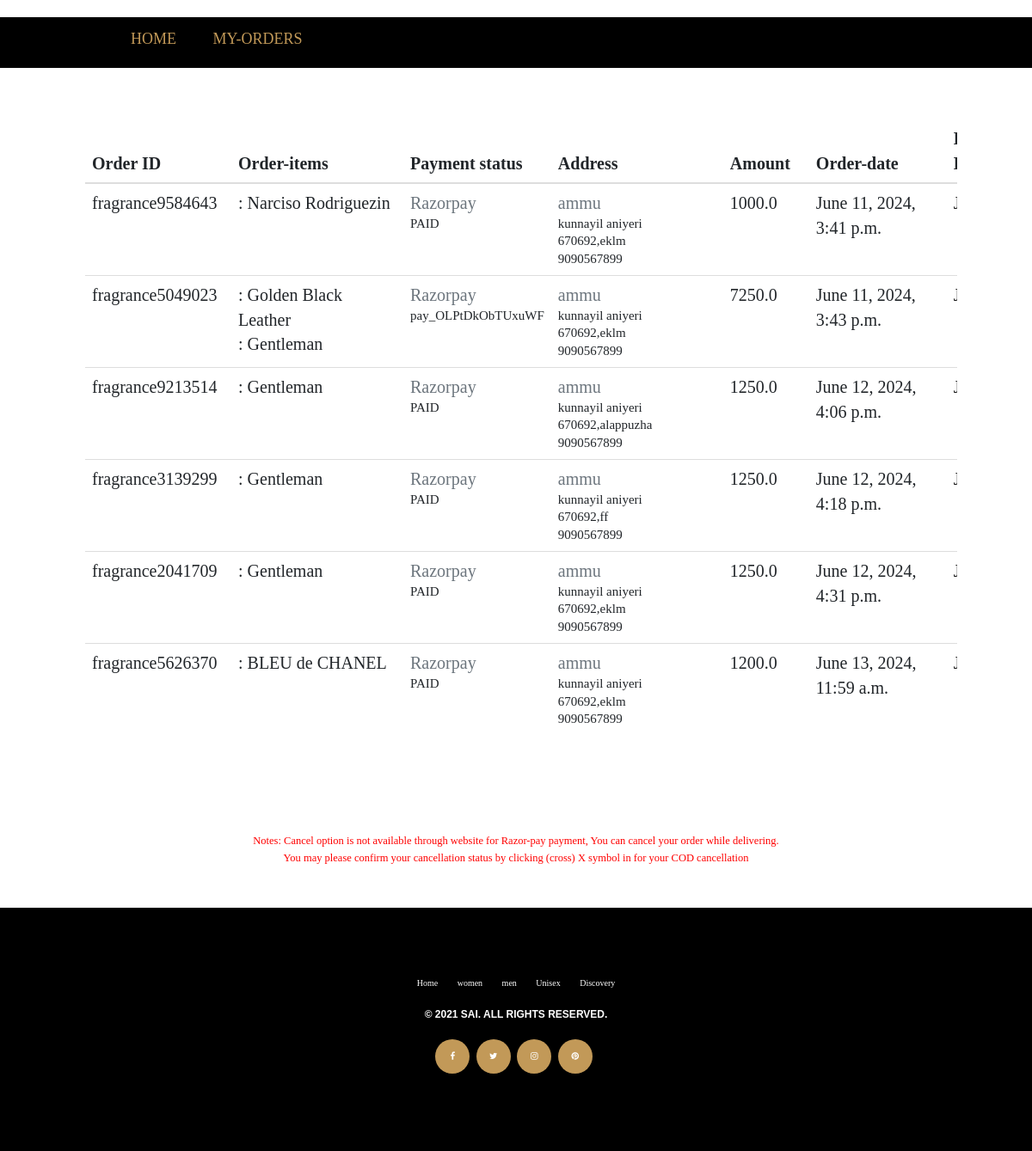
Page /myorder (signed in) on the committed database.
### app1/models.py (models this page shows, shortened)
class order(models.Model):
    user = models.ForeignKey(register, on_delete=models.CASCADE)
    quant=models.IntegerField(default=1)
    tprice=models.FloatField()
    saddress=models.CharField(max_length=80)
    sstate=models.CharField(max_length=20)
    sdistrict=models.CharField(max_length=20)
    spincode=models.IntegerField()
    sphone=models.IntegerField()
    nname=models.CharField(default='', max_length=30)
    payment_mode = models.CharField(max_length=150, null=False)
    payment_id = models.CharField(max_length=150, null=True, default=00000)
    created_at = models.DateTimeField(default=datetime.datetime.now)
    updated_at = models.DateField()
    orderstatus = (
        ('Pending', 'Pending'),
        ('Shipped', 'Shipped'),
        ('Out for Delivery', 'Out for Delivery'),
        ('Delivered', 'Delivered'),
        ('Cancelled', 'Cancelled')
    )
    status = models.CharField(max_length=150, choices=orderstatus, default='pending')
    tracking_no = models.CharField(max_length=150, null=True)

class orderitem(models.Model):
    orderdet = models.ForeignKey(order, on_delete=models.CASCADE)
    product = models.ForeignKey(pro, on_delete=models.CASCADE)
    price = models.FloatField(null=False)
    quantity = models.IntegerField(null=False)

class pro(models.Model):
    categorychoices=(
        ('Men','Men'),
        ('Women','Women'),
        ('Unisex','Unisex'),
    )
    name=models.CharField(max_length=50)
    image=models.ImageField()
    price=models.IntegerField()
    quantity=models.IntegerField()
    ingredients=models.CharField(max_length=300)
    netquantity=models.CharField(max_length=30)
    fragrance=models.CharField(max_length=300)
    category=models.CharField(max_length=100,default='Men',choices=categorychoices)

### app1/views.py (the view)
# urls.py: path('myorder', views.myorder),
def myorder(r):
    if 'id' in r.session:
        username = r.session['id']
        details = register.objects.get(username=username)
        orders = order.objects.filter(user=details)
        orders_list = []
        for ord in orders:
            order_dict = {
                'order': ord,
                'order_items': orderitem.objects.filter(orderdet=ord)
            }
            orders_list.append(order_dict)
        return render(r, 'view_order.html', {'orders_list': orders_list})
    return redirect(index)

### template/view_order.html (shortened to what this page needs)
<!DOCTYPE html>
<html>
{% load static %}
<head>
  <link rel="stylesheet" href="https://maxcdn.bootstrapcdn.com/bootstrap/3.4.1/css/bootstrap.min.css">
<link rel="stylesheet" href="https://cdn.jsdelivr.net/npm/bootstrap@4.4.1/dist/css/bootstrap.min.css">
<link href="{% static 'css/bootstrap.css' %}" rel="stylesheet" type="text/css" media="all">
<link rel="stylesheet" href="https://cdn.jsdelivr.net/npm/bootstrap@4.0.0/dist/css/bootstrap.min.css">
<link href="{% static 'css/style.css' %}" rel="stylesheet" type="text/css" media="all">
<link href="{% static 'css/memenu.css' %}" rel="stylesheet" type="text/css" media="all">
<link href="{% static 'css/style.css' %}" rel="stylesheet" type="text/css" media="all" >
</head>
<body>
<div class="container-fluid" style="background-color:black;">
    <nav>
        <ul>
        <li><a href="../" style="color: #c29958;">HOME</a></li>
        <li ><a href="../myorder" style="color: #c29958;">MY-ORDERS</a></li>
        </ul>
    </nav>
</div>
<br>
<br>
<br>
<br>
<div class="container-fluid" style="padding-left:7%;padding-right:6%;font-size:20px;>
            <div class="row">
                <div class="col-lg-12">
                    <div>
                        <div class="table-responsive">
                            <table class="table fs-15 align-middle table-nowrap">
                                <thead>
                                    <tr>
                                        <th scope="col"style="min-width:170px;">Order ID</th>
                                        <th scope="col"style="min-width:200px;">Order-items</th>
                                        <th scope="col"style="min-width:170px;">Payment status</th>
                                        <th scope="col"style="min-width:200px;">Address</th>
                                        <th scope="col" style="min-width:100px;">Amount</th>
                                        <th scope="col" style="min-width:160px;">Order-date</th>
                                        <th scope="col" style="min-width:160px;">Delivery-Estimation</th>
                                    </tr>
                                </thead>
                                <tbody>
                                    {% for order_dict in orders_list %}
                                    <tr>
                                        <td>
                                            <a href="#" class="text-body">{{ order_dict.order.tracking_no }}</a>
                                        </td>
                                        <td>
                                            {% for order_item in order_dict.order_items %}
                                                <a href="#" class="text-body"> : {{ order_item.product.name }}</a><br>
                                            {% endfor %}
                                        </td>
                                        <td>
                                            <div class="d-flex gap-2">
                                                <div class="flex-grow-1">
                                                    <p class="mb-0 text-muted fs-13">{{ order_dict.order.payment_mode }}</p>
                                                        <h4 class="fs-15 mb-1">{{ order_dict.order.payment_id }}</h4>
                                                </div>
                                            </div>
                                        </td>
                                        <td >
                                                <div class="flex-grow-1">
                                                    <p class="mb-0 text-muted fs-13">{{ order_dict.order.nname }}</p>
                                                        <h4 class="fs-15 mb-1">{{ order_dict.order.saddress }}</h4>
                                                        <h4 class="fs-15 mb-1">{{ order_dict.order.spincode }},{{ order_dict.order.sdistrict }}</h4>
                                                        <h4 class="fs-15 mb-1">{{ order_dict.order.sphone }}</h4>
                                                </div>
                                        </td>
                                        <td class="fw-medium">{{ order_dict.order.tprice}}</td>
                                        <td class="fw-medium">{{ order_dict.order.created_at}}</td>
                                                                                <td>
                                            <span>{{ order_dict.order.updated_at }}</span>
                                        </td>
                                    </tr>
                                    {% endfor %}
                                </tbody>
                            </table>
                        </div>
                    </div>
                </div>
            </div>
<link href="https://maxcdn.bootstrapcdn.com/font-awesome/4.7.0/css/font-awesome.min.css" rel="stylesheet" />
<br><br><br><br>
<br><br><br><center><h5 style="color:red;"> Notes: Cancel option is not available through website for Razor-pay payment, You can cancel your order while delivering.</h5></center>
<center><h5 style="color:red;"> You may please confirm your cancellation status by clicking (cross) X symbol in for your COD cancellation</h5></center><br>
<br><br>
<div class="footer">
	<div class="container">
		<div class="row text-center">
			<div class="col-lg-12 col-sm-12 col-xs-12">
				<div class="footer_menu">
					<ul>
						<li><a href="../">Home</a></li>
						<li><a href="../women">women</a></li>
						<li><a href="../men">men</a></li>
						<li><a href="../unisex">Unisex</a></li>
						<li><a href="../contact">Discovery</a></li>
					</ul>
				</div>
				<div class="footer_copyright">
					<p>© 2021 Sai. All Rights Reserved.</p>
				</div>
				<div class="footer_profile">
					<ul>
						<li><a href="#"><i class="fa fa-facebook"></i></a></li>
						<li><a href="#"><i class="fa fa-twitter"></i></a></li>
						<li><a href="#"><i class="fa fa-instagram"></i></a></li>
						<li><a href="#"><i class="fa fa-pinterest"></i></a></li>
					</ul>
				</div>
			</div>
		</div>
	</div>
</div>
</body>
</html>

### static/css/style.css (style rules this page uses)
nav { display:flex; align-items:center; justify-content:space-between; padding-top:40px; padding-left:10%; padding-right:10%; }
span { color:black; }
nav ul li { list-style-type:none; display:inline-block; padding:10px 20px; }
nav ul li a { color:#4d4f52; text-decoration:none; font-size:18px; }
body { background:#fff; font-family: 'Lato-Regular'; }
body a { transition: 0.5s all; -webkit-transition: 0.5s all; -o-transition: 0.5s all; -moz-transition: 0.5s all; -ms-transition: 0.5s all; }
.footer { padding:3em 0px; }
ul { padding: 0; list-style: none; }
.table tr th { width: 50%; }

### template/view_order.html (style rules this page uses)
nav { display:flex; float:left; align-items:center; justify-content:space-between; padding-top:2px; padding-left:10%; padding-right:10%; }
span { color:black; }
nav ul li { list-style-type:none; display:inline-block; padding:10px 20px; }
nav ul li a { color:#4d4f52; text-decoration:none; font-size:18px; }
body { margin-top:20px; }
.footer { background:black; padding-bottom: 50px; padding-top: 80px; }
.footer_menu { margin-bottom: 20px; }
.footer_menu ul { list-style: none; text-align: center; }
.footer_menu ul li { display: inline-block; }
.footer_menu ul li a { color:#fff; padding: 0 10px; -webkit-transition: 0.3s; transition: 0.3s; }
.footer_profile { margin-bottom:40px; }
.footer_profile ul { list-style: outside none none; margin: 0; padding: 0 }
.footer_profile ul li { display: inline-block; }
.footer_profile ul li a { background: #c29958; width: 40px; height: 40px; display: block; text-align: center; margin-right: 5px; border-radius: 50%; line-height: 40px; box-sizing: border-box; text-decoration: none; -webkit-transition: .3s; transition: .3s; color: #fff; }
.footer_copyright { margin-bottom: 20px; text-transform: uppercase; font-size: 12px; font-family: 'Montserrat', sans-serif; font-weight: 600; color: #fff; }

### rows in the picture
order: order.tracking_no "fragrance9584643", order.payment_mode "Razorpay", order.payment_id "PAID", order.nname "ammu", order.saddress "kunnayil aniyeri", order.spincode "670692", order.sdistrict "eklm", order.sphone "9090567899", order.tprice "1000.0", order.created_at "June 11, 2024, 3:41 p.m."
orderitem: product.name "Narciso Rodriguezin"
order: order.tracking_no "fragrance5049023", order.payment_mode "Razorpay", order.payment_id "pay_OLPtDkObTUxuWF", order.nname "ammu", order.saddress "kunnayil aniyeri", order.spincode "670692", order.sdistrict "eklm", order.sphone "9090567899", order.tprice "7250.0", order.created_at "June 11, 2024, 3:43 p.m."
orderitem: product.name "Golden Black Leather"
orderitem: product.name "Gentleman"
order: order.tracking_no "fragrance9213514", order.payment_mode "Razorpay", order.payment_id "PAID", order.nname "ammu", order.saddress "kunnayil aniyeri", order.spincode "670692", order.sdistrict "alappuzha", order.sphone "9090567899", order.tprice "1250.0", order.created_at "June 12, 2024, 4:06 p.m."
orderitem: product.name "Gentleman"
order: order.tracking_no "fragrance3139299", order.payment_mode "Razorpay", order.payment_id "PAID", order.nname "ammu", order.saddress "kunnayil aniyeri", order.spincode "670692", order.sdistrict "ff", order.sphone "9090567899", order.tprice "1250.0", order.created_at "June 12, 2024, 4:18 p.m."
orderitem: product.name "Gentleman"
order: order.tracking_no "fragrance2041709", order.payment_mode "Razorpay", order.payment_id "PAID", order.nname "ammu", order.saddress "kunnayil aniyeri", order.spincode "670692", order.sdistrict "eklm", order.sphone "9090567899", order.tprice "1250.0", order.created_at "June 12, 2024, 4:31 p.m."
orderitem: product.name "Gentleman"
order: order.tracking_no "fragrance5626370", order.payment_mode "Razorpay", order.payment_id "PAID", order.nname "ammu", order.saddress "kunnayil aniyeri", order.spincode "670692", order.sdistrict "eklm", order.sphone "9090567899", order.tprice "1200.0", order.created_at "June 13, 2024, 11:59 a.m."
orderitem: product.name "BLEU de CHANEL"
